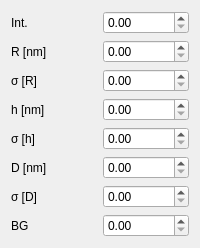
                              <widget class="QWidget" name="fitParticleCylinderPage_2">
                               <layout class="QGridLayout" name="gridLayout_28">
                                <item row="1" column="0">
                                 <widget class="QLabel" name="fitParticleCylinderRLabel_2">
                                  <property name="minimumSize">
                                   <size>
                                    <width>0</width>
                                    <height>20</height>
                                   </size>
                                  </property>
                                  <property name="text">
                                   <string>R [nm]</string>
                                  </property>
                                 </widget>
                                </item>
                                <item row="3" column="1">
                                 <widget class="QDoubleSpinBox" name="fitParticleCylinderhValue_2">
                                  <property name="minimumSize">
                                   <size>
                                    <width>0</width>
                                    <height>20</height>
                                   </size>
                                  </property>
                                 </widget>
                                </item>
                                <item row="1" column="1">
                                 <widget class="QDoubleSpinBox" name="fitParticleCylinderRValue_2">
                                  <property name="minimumSize">
                                   <size>
                                    <width>0</width>
                                    <height>20</height>
                                   </size>
                                  </property>
                                 </widget>
                                </item>
                                <item row="0" column="0">
                                 <widget class="QLabel" name="fitParticleCylinderIntLabel_2">
                                  <property name="minimumSize">
                                   <size>
                                    <width>0</width>
                                    <height>20</height>
                                   </size>
                                  </property>
                                  <property name="text">
                                   <string>Int.</string>
                                  </property>
                                 </widget>
                                </item>
                                <item row="0" column="1">
                                 <widget class="QDoubleSpinBox" name="fitParticleCylinderIntValue_2">
                                  <property name="minimumSize">
                                   <size>
                                    <width>0</width>
                                    <height>20</height>
                                   </size>
                                  </property>
                                 </widget>
                                </item>
                                <item row="8" column="0">
                                 <widget class="QLabel" name="fitParticleCylinderSigmaDLabel_2">
                                  <property name="minimumSize">
                                   <size>
                                    <width>0</width>
                                    <height>20</height>
                                   </size>
                                  </property>
                                  <property name="text">
                                   <string>σ [D]</string>
                                  </property>
                                 </widget>
                                </item>
                                <item row="2" column="1">
                                 <widget class="QDoubleSpinBox" name="fitParticleCylinderSigmaRValue_2">
                                  <property name="minimumSize">
                                   <size>
                                    <width>0</width>
                                    <height>20</height>
                                   </size>
                                  </property>
                                 </widget>
                                </item>
                                <item row="8" column="1">
                                 <widget class="QDoubleSpinBox" name="fitParticleCylinderSigmaDValue_2">
                                  <property name="minimumSize">
                                   <size>
                                    <width>0</width>
                                    <height>20</height>
                                   </size>
                                  </property>
                                 </widget>
                                </item>
                                <item row="7" column="0">
                                 <widget class="QLabel" name="fitParticleCylinderDLabel_2">
                                  <property name="minimumSize">
                                   <size>
                                    <width>0</width>
                                    <height>20</height>
                                   </size>
                                  </property>
                                  <property name="text">
                                   <string>D [nm]</string>
                                  </property>
                                 </widget>
                                </item>
                                <item row="4" column="1">
                                 <widget class="QDoubleSpinBox" name="fitParticleCylinderSigmahValue_2">
                                  <property name="minimumSize">
                                   <size>
                                    <width>0</width>
                                    <height>20</height>
                                   </size>
                                  </property>
                                 </widget>
                                </item>
                                <item row="4" column="0">
                                 <widget class="QLabel" name="fitParticleCylinderSigmahLabel_2">
                                  <property name="minimumSize">
                                   <size>
                                    <width>0</width>
                                    <height>20</height>
                                   </size>
                                  </property>
                                  <property name="text">
                                   <string>σ [h]</string>
                                  </property>
                                 </widget>
                                </item>
                                <item row="2" column="0">
                                 <widget class="QLabel" name="fitParticleCylinderSigmaRLabel_2">
                                  <property name="minimumSize">
                                   <size>
                                    <width>0</width>
                                    <height>20</height>
                                   </size>
                                  </property>
                                  <property name="text">
                                   <string>σ [R]</string>
                                  </property>
                                 </widget>
                                </item>
                                <item row="7" column="1">
                                 <widget class="QDoubleSpinBox" name="fitParticleCylinderDValue_2">
                                  <property name="minimumSize">
                                   <size>
                                    <width>0</width>
                                    <height>20</height>
                                   </size>
                                  </property>
                                 </widget>
                                </item>
                                <item row="3" column="0">
                                 <widget class="QLabel" name="fitParticleCylinderhLabel_2">
                                  <property name="minimumSize">
                                   <size>
                                    <width>0</width>
                                    <height>20</height>
                                   </size>
                                  </property>
                                  <property name="text">
                                   <string>h [nm]</string>
                                  </property>
                                 </widget>
                                </item>
                                <item row="9" column="0">
                                 <widget class="QLabel" name="fitParticleCylinderBGLabel_2">
                                  <property name="minimumSize">
                                   <size>
                                    <width>0</width>
                                    <height>20</height>
                                   </size>
                                  </property>
                                  <property name="text">
                                   <string>BG</string>
                                  </property>
                                 </widget>
                                </item>
                                <item row="9" column="1">
                                 <widget class="QDoubleSpinBox" name="fitParticleCylinderBGValue_2">
                                  <property name="minimumSize">
                                   <size>
                                    <width>0</width>
                                    <height>20</height>
                                   </size>
                                  </property>
                                 </widget>
                                </item>
                               </layout>
                              </widget>
